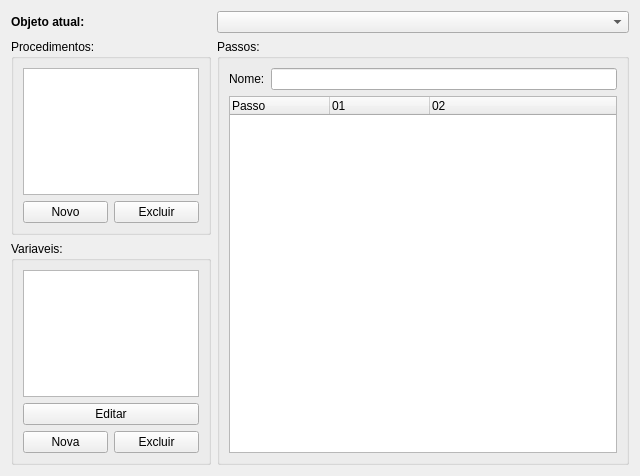
<?xml version="1.0" encoding="UTF-8"?>
<ui version="4.0">
 <class>EventsWidget</class>
 <widget class="QWidget" name="EventsWidget">
  <property name="geometry">
   <rect>
    <x>0</x>
    <y>0</y>
    <width>640</width>
    <height>476</height>
   </rect>
  </property>
  <property name="windowTitle">
   <string>Form</string>
  </property>
  <layout class="QGridLayout" name="gridLayout_3">
   <item row="2" column="0">
    <widget class="QGroupBox" name="groupBox_2">
     <property name="maximumSize">
      <size>
       <width>200</width>
       <height>16777215</height>
      </size>
     </property>
     <property name="title">
      <string>Variaveis:</string>
     </property>
     <layout class="QGridLayout" name="gridLayout_2">
      <item row="0" column="0" colspan="2">
       <widget class="QListWidget" name="listWidgetVariables"/>
      </item>
      <item row="1" column="0" colspan="2">
       <widget class="QPushButton" name="pushButtonEditVar">
        <property name="text">
         <string>Editar</string>
        </property>
       </widget>
      </item>
      <item row="2" column="0">
       <widget class="QPushButton" name="pushButtonNewVar">
        <property name="text">
         <string>Nova</string>
        </property>
       </widget>
      </item>
      <item row="2" column="1">
       <widget class="QPushButton" name="pushButtonDeleteVar">
        <property name="text">
         <string>Excluir</string>
        </property>
       </widget>
      </item>
     </layout>
    </widget>
   </item>
   <item row="1" column="1" rowspan="2">
    <widget class="QGroupBox" name="groupBox_3">
     <property name="minimumSize">
      <size>
       <width>400</width>
       <height>0</height>
      </size>
     </property>
     <property name="title">
      <string>Passos:</string>
     </property>
     <layout class="QGridLayout" name="gridLayout_4">
      <item row="0" column="0">
       <widget class="QLabel" name="label_2">
        <property name="text">
         <string>Nome:</string>
        </property>
       </widget>
      </item>
      <item row="0" column="1">
       <widget class="QLineEdit" name="lineEditProcedureName"/>
      </item>
      <item row="1" column="0" colspan="2">
       <widget class="QTreeWidget" name="treeWidgetEvents">
        <property name="dragEnabled">
         <bool>true</bool>
        </property>
        <property name="dragDropMode">
         <enum>QAbstractItemView::NoDragDrop</enum>
        </property>
        <property name="defaultDropAction">
         <enum>Qt::IgnoreAction</enum>
        </property>
        <property name="iconSize">
         <size>
          <width>32</width>
          <height>32</height>
         </size>
        </property>
        <property name="animated">
         <bool>true</bool>
        </property>
        <property name="headerHidden">
         <bool>false</bool>
        </property>
        <column>
         <property name="text">
          <string>Passo</string>
         </property>
        </column>
        <column>
         <property name="text">
          <string>01</string>
         </property>
        </column>
        <column>
         <property name="text">
          <string>02</string>
         </property>
        </column>
       </widget>
      </item>
     </layout>
    </widget>
   </item>
   <item row="0" column="1">
    <widget class="QComboBox" name="comboBoxTarget">
     <property name="iconSize">
      <size>
       <width>32</width>
       <height>32</height>
      </size>
     </property>
    </widget>
   </item>
   <item row="0" column="0">
    <widget class="QLabel" name="label">
     <property name="font">
      <font>
       <weight>75</weight>
       <bold>true</bold>
      </font>
     </property>
     <property name="text">
      <string>Objeto atual:</string>
     </property>
    </widget>
   </item>
   <item row="1" column="0">
    <widget class="QGroupBox" name="groupBox">
     <property name="maximumSize">
      <size>
       <width>200</width>
       <height>16777215</height>
      </size>
     </property>
     <property name="title">
      <string>Procedimentos:</string>
     </property>
     <layout class="QGridLayout" name="gridLayout">
      <item row="0" column="0" colspan="2">
       <widget class="QListWidget" name="listWidgetProcedures"/>
      </item>
      <item row="1" column="0">
       <widget class="QPushButton" name="pushButtonNewProc">
        <property name="text">
         <string>Novo</string>
        </property>
       </widget>
      </item>
      <item row="1" column="1">
       <widget class="QPushButton" name="pushButton_2">
        <property name="text">
         <string>Excluir</string>
        </property>
       </widget>
      </item>
     </layout>
    </widget>
   </item>
  </layout>
 </widget>
 <resources/>
 <connections/>
</ui>
